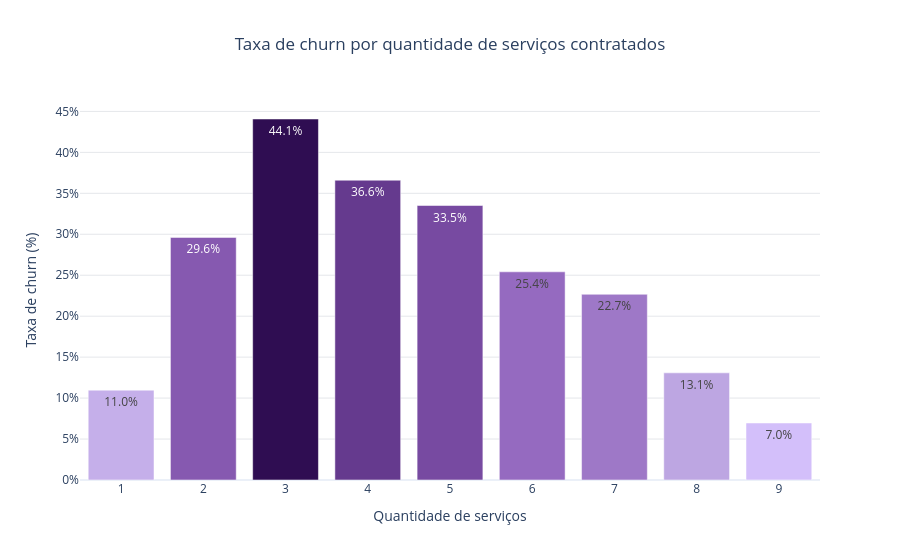

Notebook code for this chart:
### Markdown cell above
### Pergunta 5 — A quantidade de serviços contratados está associada ao churn?

O gráfico original mostrava a participação de clientes cancelados com um ou mais serviços, mas não comparava com os clientes que permaneceram. Nesta versão, a taxa é calculada para cada quantidade de serviços na carteira inteira.

### Code cell
gold_churn_qtd_servicos = (
    df_gold.groupby("QuantidadeServicos", observed=True)
    .agg(Clientes=("id_cliente", "size"), Cancelamentos=("CancelamentoBooleano", "sum"))
    .reset_index()
)
gold_churn_qtd_servicos["TaxaChurnPct"] = gold_churn_qtd_servicos["Cancelamentos"] / gold_churn_qtd_servicos["Clientes"] * 100
display(gold_churn_qtd_servicos)

fig = px.bar(
    gold_churn_qtd_servicos, x="QuantidadeServicos", y="TaxaChurnPct",
    text=gold_churn_qtd_servicos["TaxaChurnPct"].map(lambda x: f"{x:.1f}%"),
    custom_data=["Clientes", "Cancelamentos"], color="TaxaChurnPct", color_continuous_scale=[
    "#D3BFFA",
    "#B299D6",
    "#9569C0",
    "#72459C",
    "#2F0D52"
],
    title="Taxa de churn por quantidade de serviços contratados",
    labels={"QuantidadeServicos": "Quantidade de serviços", "TaxaChurnPct": "Taxa de churn (%)"},
    template="plotly_white"
)
fig.update_traces(hovertemplate="Serviços: %{x}<br>Taxa de churn: %{y:.1f}%<br>Clientes: %{customdata[0]:,}<br>Cancelamentos: %{customdata[1]:,}<extra></extra>")
fig.update_layout(title_x=0.5, coloraxis_showscale=False, yaxis=dict(ticksuffix="%", gridcolor="#E5E7EB"))
fig.show()

### Figure 1 — Plotly figure (JSON) as saved in the notebook; plotly's stock layout.template omitted (floating-point values rounded to 4 significant figures)
{"data": [{"customdata": [[1021, 112], [682, 202], [692, 305], [765, 280], [737, 247], [720, 183], [538, 122], [321, 42], [158, 11]], "hovertemplate": "Serviços: %{x}<br>Taxa de churn: %{y:.1f}%<br>Clientes: %{customdata[0]:,}<br>Cancelamentos: %{customdata[1]:,}<extra></extra>", "legendgroup": "", "marker": {"color": [10.97, 29.62, 44.08, 36.6, 33.51, 25.42, 22.68, 13.08, 6.962], "coloraxis": "coloraxis", "pattern": {"shape": ""}}, "name": "", "orientation": "v", "showlegend": false, "text": ["11.0%", "29.6%", "44.1%", "36.6%", "33.5%", "25.4%", "22.7%", "13.1%", "7.0%"], "textposition": "auto", "type": "bar", "x": [1, 2, 3, 4, 5, 6, 7, 8, 9], "xaxis": "x", "y": [10.97, 29.62, 44.08, 36.6, 33.51, 25.42, 22.68, 13.08, 6.962], "yaxis": "y"}], "layout": {"barmode": "relative", "coloraxis": {"autocolorscale": false, "colorbar": {"title": {"text": "Taxa de churn (%)"}}, "colorscale": [[0, "#D3BFFA"], [0.25, "#B299D6"], [0.5, "#9569C0"], [0.75, "#72459C"], [1, "#2F0D52"]], "showscale": false}, "legend": {"tracegroupgap": 0}, "title": {"text": "Taxa de churn por quantidade de serviços contratados", "x": 0.5}, "xaxis": {"anchor": "y", "domain": [0, 1], "title": {"text": "Quantidade de serviços"}}, "yaxis": {"anchor": "x", "domain": [0, 1], "gridcolor": "#E5E7EB", "ticksuffix": "%", "title": {"text": "Taxa de churn (%)"}}}}
